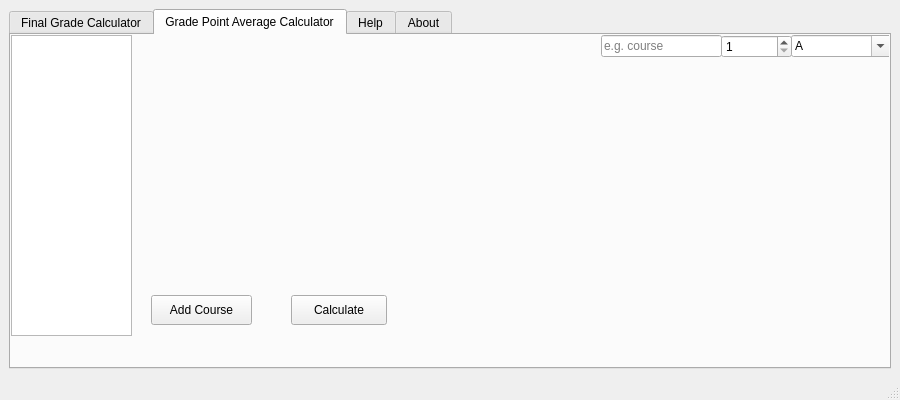
<?xml version="1.0" encoding="UTF-8"?>
<ui version="4.0">
 <class>MainWindow</class>
 <widget class="QMainWindow" name="MainWindow">
  <property name="geometry">
   <rect>
    <x>0</x>
    <y>0</y>
    <width>900</width>
    <height>400</height>
   </rect>
  </property>
  <property name="minimumSize">
   <size>
    <width>900</width>
    <height>400</height>
   </size>
  </property>
  <property name="maximumSize">
   <size>
    <width>900</width>
    <height>400</height>
   </size>
  </property>
  <property name="baseSize">
   <size>
    <width>900</width>
    <height>400</height>
   </size>
  </property>
  <property name="windowTitle">
   <string>MainWindow</string>
  </property>
  <widget class="QWidget" name="centralwidget">
   <layout class="QHBoxLayout" name="horizontalLayout_2">
    <item>
     <layout class="QHBoxLayout" name="horizontalLayout">
      <item>
       <widget class="QTabWidget" name="tabWidget">
        <property name="sizePolicy">
         <sizepolicy hsizetype="Preferred" vsizetype="Preferred">
          <horstretch>0</horstretch>
          <verstretch>0</verstretch>
         </sizepolicy>
        </property>
        <property name="mouseTracking">
         <bool>true</bool>
        </property>
        <property name="tabShape">
         <enum>QTabWidget::Rounded</enum>
        </property>
        <property name="currentIndex">
         <number>1</number>
        </property>
        <property name="tabsClosable">
         <bool>false</bool>
        </property>
        <widget class="QWidget" name="tab">
         <attribute name="title">
          <string>Final Grade Calculator</string>
         </attribute>
         <widget class="QTextEdit" name="textEdit">
          <property name="geometry">
           <rect>
            <x>0</x>
            <y>0</y>
            <width>271</width>
            <height>301</height>
           </rect>
          </property>
          <property name="cursor" stdset="0">
           <cursorShape>ArrowCursor</cursorShape>
          </property>
          <property name="readOnly">
           <bool>true</bool>
          </property>
         </widget>
         <widget class="QPushButton" name="calcBtn">
          <property name="geometry">
           <rect>
            <x>340</x>
            <y>250</y>
            <width>211</width>
            <height>30</height>
           </rect>
          </property>
          <property name="text">
           <string>Calculate</string>
          </property>
         </widget>
         <widget class="QPushButton" name="exitBtn">
          <property name="geometry">
           <rect>
            <x>610</x>
            <y>250</y>
            <width>171</width>
            <height>31</height>
           </rect>
          </property>
          <property name="text">
           <string>Exit</string>
          </property>
         </widget>
         <widget class="QLineEdit" name="lineEdit_3">
          <property name="geometry">
           <rect>
            <x>620</x>
            <y>40</y>
            <width>211</width>
            <height>30</height>
           </rect>
          </property>
          <property name="text">
           <string/>
          </property>
          <property name="placeholderText">
           <string>Current Grade (e.g 70.00%)</string>
          </property>
         </widget>
         <widget class="QLineEdit" name="lineEdit_2">
          <property name="geometry">
           <rect>
            <x>620</x>
            <y>110</y>
            <width>211</width>
            <height>30</height>
           </rect>
          </property>
          <property name="text">
           <string/>
          </property>
          <property name="placeholderText">
           <string>Target Grade (e.g 75.00%)</string>
          </property>
         </widget>
         <widget class="QLineEdit" name="lineEdit">
          <property name="geometry">
           <rect>
            <x>620</x>
            <y>180</y>
            <width>211</width>
            <height>30</height>
           </rect>
          </property>
          <property name="text">
           <string/>
          </property>
          <property name="placeholderText">
           <string>Exam Weight (e.g 20.00%)</string>
          </property>
         </widget>
        </widget>
        <widget class="QWidget" name="tab_3">
         <attribute name="title">
          <string>Grade Point Average Calculator</string>
         </attribute>
         <widget class="QWidget" name="formLayoutWidget">
          <property name="geometry">
           <rect>
            <x>590</x>
            <y>0</y>
            <width>121</width>
            <height>301</height>
           </rect>
          </property>
          <layout class="QFormLayout" name="formLayout">
           <property name="fieldGrowthPolicy">
            <enum>QFormLayout::AllNonFixedFieldsGrow</enum>
           </property>
           <item row="0" column="0" colspan="2">
            <widget class="QLineEdit" name="lineEdit_4">
             <property name="inputMask">
              <string/>
             </property>
             <property name="placeholderText">
              <string>e.g. course</string>
             </property>
            </widget>
           </item>
          </layout>
         </widget>
         <widget class="QWidget" name="formLayoutWidget_2">
          <property name="geometry">
           <rect>
            <x>710</x>
            <y>0</y>
            <width>71</width>
            <height>301</height>
           </rect>
          </property>
          <layout class="QFormLayout" name="formLayout_2">
           <property name="fieldGrowthPolicy">
            <enum>QFormLayout::ExpandingFieldsGrow</enum>
           </property>
           <item row="0" column="0" colspan="2">
            <widget class="QSpinBox" name="spinBox">
             <property name="minimum">
              <number>1</number>
             </property>
             <property name="maximum">
              <number>6</number>
             </property>
            </widget>
           </item>
          </layout>
         </widget>
         <widget class="QPushButton" name="pushButton">
          <property name="geometry">
           <rect>
            <x>140</x>
            <y>260</y>
            <width>101</width>
            <height>30</height>
           </rect>
          </property>
          <property name="text">
           <string>Add Course</string>
          </property>
         </widget>
         <widget class="QWidget" name="formLayoutWidget_3">
          <property name="geometry">
           <rect>
            <x>780</x>
            <y>0</y>
            <width>101</width>
            <height>301</height>
           </rect>
          </property>
          <layout class="QFormLayout" name="formLayout_3">
           <property name="fieldGrowthPolicy">
            <enum>QFormLayout::AllNonFixedFieldsGrow</enum>
           </property>
           <item row="0" column="0" colspan="2">
            <widget class="QComboBox" name="comboBox">
             <property name="enabled">
              <bool>true</bool>
             </property>
             <property name="editable">
              <bool>true</bool>
             </property>
             <property name="currentIndex">
              <number>0</number>
             </property>
             <item>
              <property name="text">
               <string>A</string>
              </property>
             </item>
             <item>
              <property name="text">
               <string>B</string>
              </property>
             </item>
             <item>
              <property name="text">
               <string>C</string>
              </property>
             </item>
             <item>
              <property name="text">
               <string>D</string>
              </property>
             </item>
             <item>
              <property name="text">
               <string>F</string>
              </property>
             </item>
            </widget>
           </item>
          </layout>
         </widget>
         <widget class="QPushButton" name="pushButton_2">
          <property name="geometry">
           <rect>
            <x>280</x>
            <y>260</y>
            <width>96</width>
            <height>30</height>
           </rect>
          </property>
          <property name="text">
           <string>Calculate</string>
          </property>
         </widget>
         <widget class="QTextEdit" name="textEdit_2">
          <property name="geometry">
           <rect>
            <x>0</x>
            <y>0</y>
            <width>121</width>
            <height>301</height>
           </rect>
          </property>
          <property name="cursor" stdset="0">
           <cursorShape>ArrowCursor</cursorShape>
          </property>
          <property name="readOnly">
           <bool>true</bool>
          </property>
         </widget>
        </widget>
        <widget class="QWidget" name="tab_4">
         <attribute name="title">
          <string>Help</string>
         </attribute>
         <layout class="QVBoxLayout" name="verticalLayout_2">
          <item>
           <layout class="QVBoxLayout" name="verticalLayout">
            <item>
             <widget class="QPlainTextEdit" name="plainTextEdit_2">
              <property name="readOnly">
               <bool>true</bool>
              </property>
              <property name="plainText">
               <string>Final Grade Calculator Usage:

All fields must be filled out for the 'calculate' button to work

Current Grade = Current grade, as a percentage, in the course
Final Grade = Final grade, as a percentage, in the course
Weight = The weight, as a percentage, of the test/quiz

Grade Point Average Calculator



</string>
              </property>
             </widget>
            </item>
           </layout>
          </item>
         </layout>
        </widget>
        <widget class="QWidget" name="tab_2">
         <attribute name="title">
          <string>About</string>
         </attribute>
         <layout class="QVBoxLayout" name="verticalLayout_4">
          <item>
           <layout class="QVBoxLayout" name="verticalLayout_3">
            <item>
             <widget class="QPlainTextEdit" name="plainTextEdit">
              <property name="cursor" stdset="0">
               <cursorShape>ArrowCursor</cursorShape>
              </property>
              <property name="readOnly">
               <bool>true</bool>
              </property>
              <property name="plainText">
               <string>This is a product created and developed by Justice Jacobs from FarBeyondAverage.

If you would like more information and/or would like to contact the developer, the following links will be useful:

Developer Github: 


Developer Website 


Online GPA Calculator
&lt;Place Github Pages URL to online gpa calculator&gt;
</string>
              </property>
              <property name="textInteractionFlags">
               <set>Qt::NoTextInteraction</set>
              </property>
             </widget>
            </item>
           </layout>
          </item>
         </layout>
        </widget>
       </widget>
      </item>
     </layout>
    </item>
   </layout>
  </widget>
  <widget class="QMenuBar" name="menubar">
   <property name="geometry">
    <rect>
     <x>0</x>
     <y>0</y>
     <width>900</width>
     <height>24</height>
    </rect>
   </property>
  </widget>
  <widget class="QStatusBar" name="statusbar"/>
 </widget>
 <resources/>
 <connections/>
</ui>
